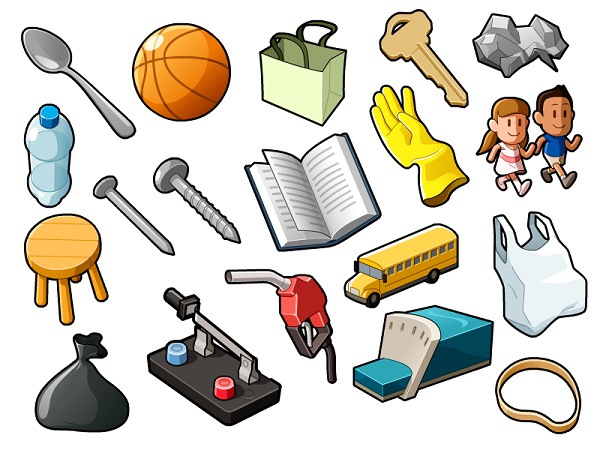
#> input picture Day2/objects1.png, 600 x 450 px
$ python CountingObjects.py --image objects1.png   (older library calls are emulated)
#> lines starting #> are read from the running program, lines starting #| are printed output that depends on the picture; after the words box and inside, x2 and y2 are one past the last pixel; in counts of white or black regions, pixels touching at a corner belong together
#!/usr/bin/env python3
# -*- coding: utf-8 -*-
"""
Created on Mon Sep 10 15:45:47 2018

@author: ruturaj
"""

# Import the dependencies
import argparse
import imutils
import cv2

# Construct the Argument parser
ap = argparse.ArgumentParser()
ap.add_argument("-i", "--image", required=True,
	help="path to input image")
args = vars(ap.parse_args())

# Load the image and convert it to grayscale
image = cv2.imread(args["image"])
#> image is the input picture: shape (450, 600, 3); mean B, G, R 195.2, 207.2, 212
gray_image = cv2.cvtColor(image, cv2.COLOR_BGR2GRAY)
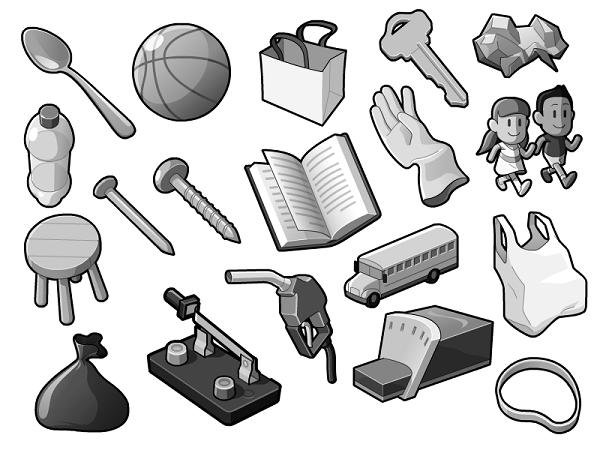
#> gray_image: shape (450, 600); min 0, max 255, mean 207.3

#Applying edge detection using Canny
edge_image = cv2.Canny(gray_image, 30, 150)
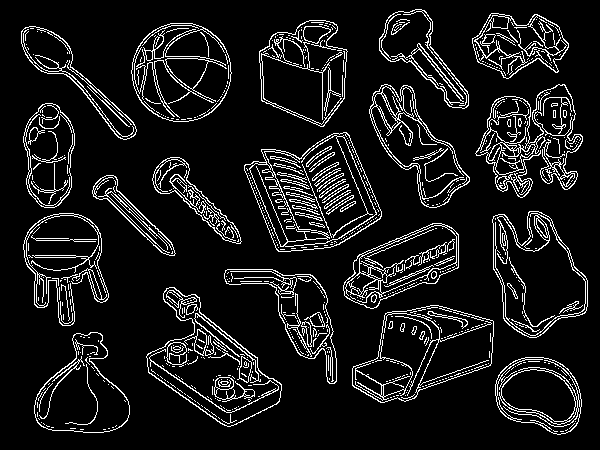
#> edge_image: shape (450, 600); 9.7% white in thin lines or dots, all inside (x1, y1, x2, y2) = (21, 9, 588, 435)

#Threshold the image
threshold = cv2.threshold(gray_image, 250, 255, cv2.THRESH_BINARY_INV)[1]
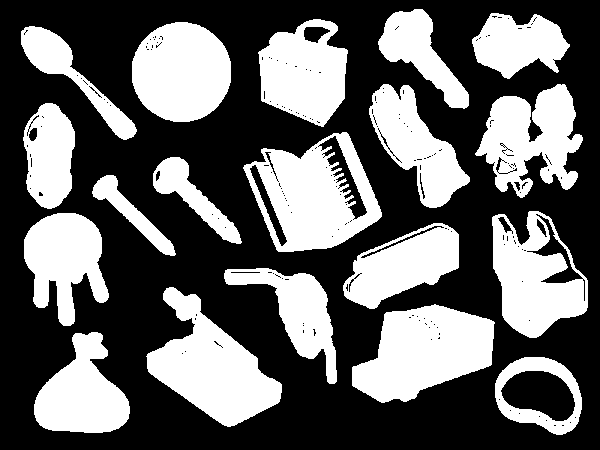
#> threshold: shape (450, 600); 39.4% white; 19 white regions

#Find contours of the threshold image
contours = cv2.findContours(threshold.copy(), cv2.RETR_EXTERNAL, cv2.CHAIN_APPROX_SIMPLE)
#> contours = 19 contours; largest, box (x1, y1, x2, y2) and area: (243, 132, 382, 252) 10880, (352, 304, 495, 403) 9098, (146, 287, 282, 427) 8928, (492, 211, 588, 338) 8123, (132, 22, 231, 122) 7696
contours = contours[0] if imutils.is_cv2() else contours[1]
output_image = image.copy()

#Loop over the contours and draw each of them on the output image one by one
for c in contours:
    cv2.drawContours(output_image, [c], -1, (255,165,0), 3)
    cv2.imshow("Output", output_image)
    cv2.waitKey(0)
#> this loop made 19 passes
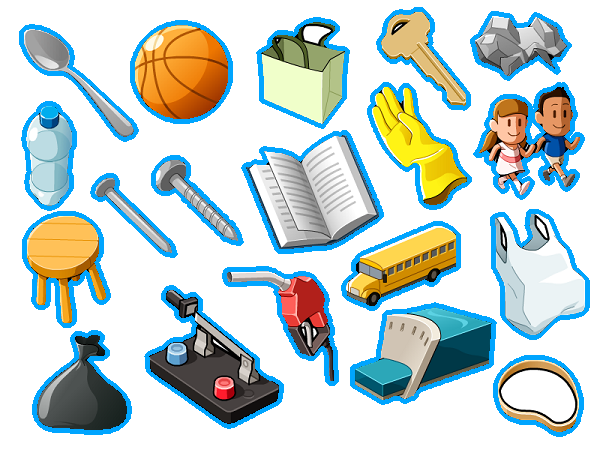
#> output_image: shape (450, 600, 3); 11.47% of pixels changed, all inside (x1, y1, x2, y2) = (19, 7, 590, 437)

#Draw the total number of objects detected
message = "There are {} objects".format(len(contours))
#> message = 'There are 19 objects'
cv2.putText(output_image, message, (10, 15), cv2.FONT_HERSHEY_SIMPLEX, 0.6, (0, 165, 255), 2)
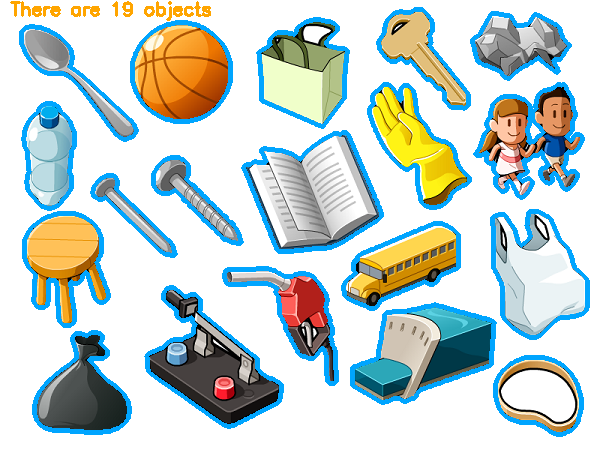
#> output_image: shape (450, 600, 3); 0.47% of pixels changed, all inside (x1, y1, x2, y2) = (10, 1, 211, 21)
cv2.imshow("Output", output_image)
cv2.waitKey(0)

#Apply erosion to reduce the size of foreground objects
mask = threshold.copy()
mask = cv2.erode(mask, None, iterations=5)
#> mask: shape (450, 600); 19.7% white; 51 white regions (25 under 20 px), largest, box (x1, y1, x2, y2) and area: (357, 311, 489, 396) 6227, (137, 27, 226, 117) 5600, (152, 322, 276, 421) 5497
cv2.imshow("Eroded", mask)
cv2.waitKey(0)

#Apply dilation to enlarge the foreground objects
mask = threshold.copy()
mask = cv2.dilate(mask, None, iterations=5)
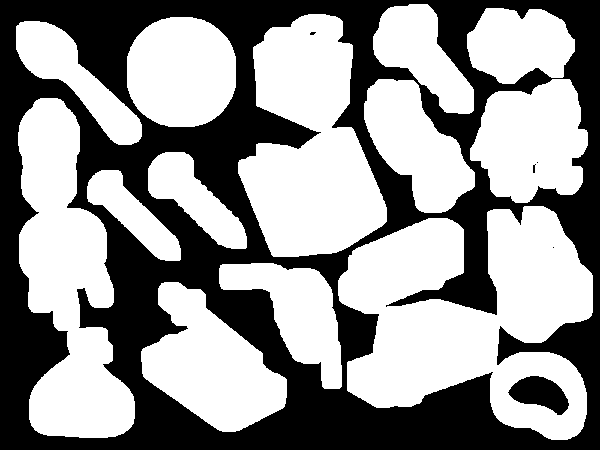
#> mask: shape (450, 600); 57.7% white; 6 black regions (4 under 20 px), largest, box (x1, y1, x2, y2) and area: (0, 0, 600, 450) 112777, (508, 376, 569, 415) 1431
cv2.imshow("Dilated", mask)
cv2.waitKey(0)

#Bitwise AND  for masking
mask = threshold.copy()
output = cv2.bitwise_and(image, image, mask=mask)
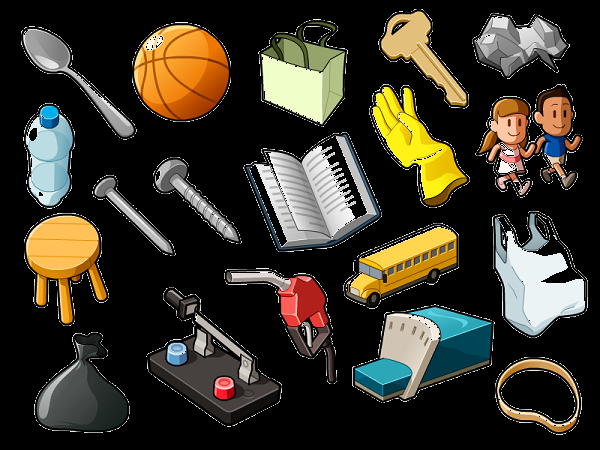
#> output: shape (450, 600, 3); mean B, G, R 40.7, 52.6, 57.5
cv2.imshow("Bitwise AND", output)
cv2.waitKey(0)
